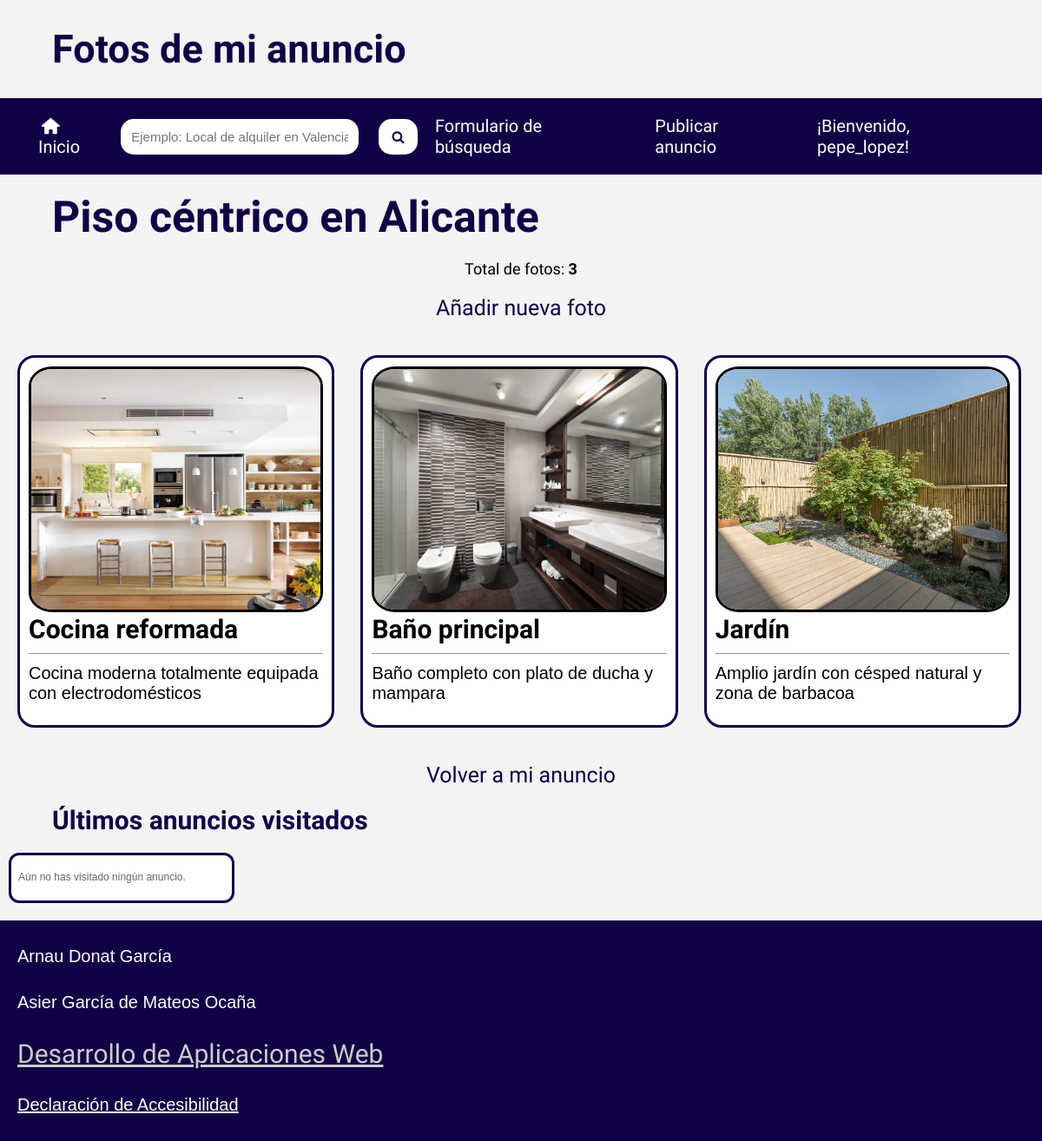
Screenshot of /userFotos.php?id=1 (signed in) with the database file from the repository.
### tables this page shows
CREATE TABLE `fotos` (
  `IdFoto` int(11) NOT NULL,
  `Titulo` varchar(255) DEFAULT NULL,
  `Foto` varchar(255) NOT NULL,
  `Alternativo` varchar(255) NOT NULL,
  `Anuncio` int(11) NOT NULL
);

### services/logic_fotos.php (called while the page is built, shortened)
<?php
function obtener_datos_fotos($mysqli, $idAnuncio) {
    $resultado = [
        'anuncio' => null,
        'fotos' => []
    ];
    $sql = "SELECT
                A.IdAnuncio,
                A.Titulo AS TituloAnuncio,
                A.Usuario AS PropietarioId,
                F.IdFoto,
                F.Titulo AS TituloFoto,
                F.Foto,
                F.Alternativo
            FROM ANUNCIOS A
            LEFT JOIN FOTOS F ON F.Anuncio = A.IdAnuncio
            WHERE A.IdAnuncio = ?";
    if ($stmt = $mysqli->prepare($sql)) {
        $stmt->bind_param("i", $idAnuncio);
        $stmt->execute();
        $res = $stmt->get_result();
        while ($row = $res->fetch_assoc()) {
            if ($resultado['anuncio'] === null) {
                $resultado['anuncio'] = [
                    'Id' => $row['IdAnuncio'],
                    'Titulo' => $row['TituloAnuncio'],
                    'Propietario' => $row['PropietarioId']
                ];
            }
            if ($row['IdFoto'] !== null) {
                $resultado['fotos'][] = [
                    'IdFoto' => $row['IdFoto'],
                    'Titulo' => $row['TituloFoto'],
                    'Foto' => $row['Foto'],
                    'Alternativo' => $row['Alternativo']
                ];
            }
        }
    }
    return $resultado;
}
?>

### userFotos.php (the view, shortened to what this page needs)
<?php
$idAnuncio = isset($_GET['id']) ? (int)$_GET['id'] : 0;
$config = parse_ini_file('config.ini');
@$mysqli = new mysqli($config['Server'], $config['User'], $config['Password'], $config['Database']);
$mysqli->set_charset('utf8mb4');
require_once 'services/logic_fotos.php';
$datos = obtener_datos_fotos($mysqli, $idAnuncio);
$anuncio = $datos['anuncio'];
$fotos = $datos['fotos'];
require 'cabecera.php';
?>
<section id="lastUploaded">
        <h2><?php echo htmlspecialchars($anuncio['Titulo']); ?></h2>
        <p style="font-size: 1.8rem;">Total de fotos: <strong><?php echo count($fotos); ?></strong></p>
        <a href="addFoto.php?id=<?php echo $idAnuncio; ?>" class="btn">Añadir nueva foto</a>
    <?php if (empty($fotos)): ?>
        <p class="no-results">Este anuncio no tiene fotos actualmente.</p>
    <?php else: ?>
        <ul>
            <?php foreach ($fotos as $foto): ?>
                <li>
                    <article>
                        <figure>
                            <?php if (!empty($foto['Foto'])): ?>
                                <img src="./img/<?php echo htmlspecialchars($foto['Foto']); ?>" alt="<?php echo htmlspecialchars($foto['Alternativo']); ?>">
                            <?php else: ?>
                                <img src="./img/no_image.png" alt="Sin imagen">
                            <?php endif; ?>
                        </figure>
                        <h2><?php echo htmlspecialchars($foto['Titulo'] ?: 'Sin título'); ?></h2>
                        <hr>
                        <p><?php echo htmlspecialchars($foto['Alternativo']); ?></p>
                    </article>
                </li>
            <?php endforeach; ?>
        </ul>
    <?php endif; ?>
    <a href="userAnuncio.php?id=<?php echo $idAnuncio; ?>" class="botongenerico">Volver a mi anuncio</a>
</section>
<?php
require 'pie.php';
?>

### estilos/minimum.css (style rules this page uses)
* { padding: 0; margin: 0; box-sizing: border-box; }
html { font-size: 10px; background-color: var(--fondo); --fondo: #f3f3f3; --fondo2: #cccccc; --titulos: #120045; }

### estilos/maximum.css (style rules this page uses)
* { padding: 0; margin: 0; box-sizing: border-box; }
html { font-size: 10px; background-color: var(--fondo); --fondo: #f3f3f3; --fondo2: #cccccc; --titulos: #120045; }

### estilos/medium.css (style rules this page uses)
* { padding: 0; margin: 0; box-sizing: border-box; }
html { font-size: 10px; background-color: var(--fondo); --fondo: #f3f3f3; --fondo2: #cccccc; --titulos: #120045; }

### estilos/dark.css (style rules this page uses)
html { background-color: var(--fondo); --fondo: #241f1f; --fondo2: #383131; --titulos: #9892aa; }

### estilos/contrast.css (style rules this page uses)
html { background-color: var(--fondo); --fondo: #ffffff; --fondo2: #ffffff; --titulos: #000a52; --contrasteFondo: #000a52; }

### estilos/big.css (style rules this page uses)
html { font-size: 15px; }

### estilos/contrast-big.css (style rules this page uses)
html { background-color: var(--fondo); --fondo: #ffffff; --fondo2: #ffffff; --titulos: #000a52; --contrasteFondo: #000a52; font-size: 15px; }

### estilos/print.css (style rules this page uses)
* { -webkit-print-color-adjust: exact; print-color-adjust: exact; }

### rows the page displays
fotos: Foto (picture), Titulo "Cocina reformada", Alternativo "Cocina moderna totalmente equipada con electrodomésticos"
fotos: Foto (picture), Titulo "Baño principal", Alternativo "Baño completo con plato de ducha y mampara"
fotos: Foto (picture), Titulo "Jardín", Alternativo "Amplio jardín con césped natural y zona de barbacoa"

### other values shown
$encabezado "Fotos de mi anuncio"
$username "pepe_lopez"
$anuncio['Titulo'] "Piso céntrico en Alicante"
count($fotos) "3"
